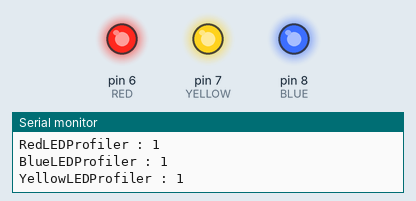
Simulated run of this sketch. Board: Arduino Uno, built with avr-gcc and run on an emulated ATmega328P. Parts: output pins drawn as LEDs (lit = HIGH), the last lines printed to the serial monitor.

Above: at 0.15 s.
At 2.25 s:
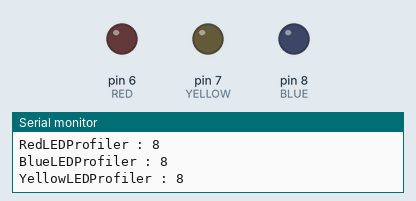
Timing chart, 0 to 3.0 s (numbered marks = the images above):
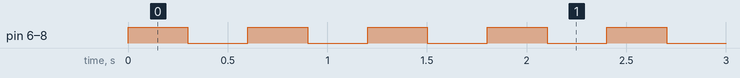

The sketch:

Profiling_ledBlinking.ino
```cpp
#include <Arduino_FreeRTOS.h>

#define RED    6
#define YELLOW 7
#define BLUE   8

typedef int TaskProfiler;

TaskProfiler REDLEDProfiler;
TaskProfiler BLUELEDProfiler;
TaskProfiler YELLOWLEDProfiler;

void setup() {
  Serial.begin(9600);
  xTaskCreate(redLedControllerTask, "RED LED Task", 128, NULL, 1, NULL);
  xTaskCreate(blueLedControllerTask, "BLUE LED Task", 128, NULL, 1, NULL);
  xTaskCreate(yellowLedControllerTask, "YELLOW LED Task", 128, NULL, 1, NULL);
}

//Task functions
void redLedControllerTask(void *pvParameters)
{
  pinMode(RED, OUTPUT);
  while(1)
  {
    REDLEDProfiler++;
    Serial.print("RedLEDProfiler : ");
    Serial.println(REDLEDProfiler);
    digitalWrite(RED, digitalRead(RED)^1);
    delay(300);
  }
}

void blueLedControllerTask(void *pvParameters)
{
  pinMode(BLUE, OUTPUT);
  while(1)
  {
    BLUELEDProfiler++;
    Serial.print("BlueLEDProfiler : ");
    Serial.println(BLUELEDProfiler);
    digitalWrite(BLUE, digitalRead(BLUE)^1);
    delay(300);
  }
}

void yellowLedControllerTask(void *pvParameters)
{
  pinMode(YELLOW, OUTPUT);
  while(1)
  {
    YELLOWLEDProfiler++;
    Serial.print("YellowLEDProfiler : ");
    Serial.println(YELLOWLEDProfiler);
    digitalWrite(YELLOW, digitalRead(YELLOW)^1);
    delay(300);
  }
}

void loop() {}
```

Measured:
- by itself, pin 6 (RED), pin 7 (YELLOW), pin 8 (BLUE): alternates HIGH for 0.30 s and LOW for 0.30 s
